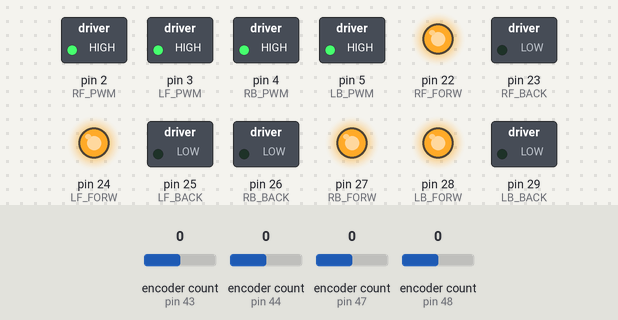
This sketch was run on a simulated Arduino Mega 2560, built with avr-gcc and run on an emulated ATmega2560. Parts: switched loads named in the sketch (green lamp = pin HIGH), output pins drawn as LEDs (lit = HIGH). Inputs (shaded band) come from the test bench; at power-on: encoder count (sensors on pin 43, pin 44, pin 47, pin 48) 0. What the sketch prints to the serial monitor is not drawn.

Above: at 0.1 s.
Timing chart, 0 to 1.6 s (numbered marks = the images above):
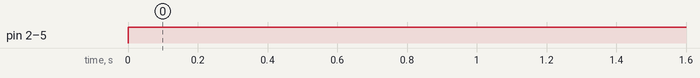

The sketch:

rpm_check.ino
```cpp
#include <Encoder.h>

Encoder encoder_fleft(43, 42);
Encoder encoder_fright(44, 45); //pin is changed from original (35, 34)
Encoder encoder_bleft(47, 46);
Encoder encoder_bright(48, 49); //pin is changed from original (31, 30)

const uint8_t LF_PWM = 3;
const uint8_t RF_PWM = 2;
const uint8_t LB_PWM = 5;
const uint8_t RB_PWM = 4;

const uint8_t LF_BACK = 25;
const uint8_t LF_FORW = 24;

const uint8_t RF_BACK = 23;
const uint8_t RF_FORW = 22;

const uint8_t LB_BACK = 29;
const uint8_t LB_FORW = 28;

const uint8_t RB_BACK = 26; //pin was interchanged RB_BACK = 28// RB_FORW = 29
const uint8_t RB_FORW = 27;
unsigned long now, then;
double rpm;
long fleft;
long old_ticks_lf=0;
long old_ticks_rf=0;
long old_ticks_bl=0;
long old_ticks_br=0;
void setpins()
{
  pinMode(LF_FORW,OUTPUT);
  pinMode(LF_BACK,OUTPUT);
  pinMode(RF_FORW,OUTPUT);
  pinMode(RF_BACK,OUTPUT);
  pinMode(LF_PWM,OUTPUT);
  pinMode(RF_PWM,OUTPUT);
  pinMode(LB_FORW,OUTPUT);
  pinMode(LB_BACK,OUTPUT);
  pinMode(RB_FORW,OUTPUT);
  pinMode(RB_BACK,OUTPUT);
  pinMode(LB_PWM,OUTPUT);
  pinMode(RB_PWM,OUTPUT);
  digitalWrite(LF_FORW, HIGH);
  digitalWrite(LF_BACK, LOW);
  digitalWrite(RF_FORW, HIGH);
  digitalWrite(RF_BACK, LOW);
  digitalWrite(LB_FORW, HIGH);
  digitalWrite(LB_BACK, LOW);
  digitalWrite(RB_FORW, HIGH);
  digitalWrite(RB_BACK, LOW);
}


void Move_motor(int speed_pwm,const uint8_t pwm,const uint8_t forw,const uint8_t back)
{
  if(speed_pwm >= 0)
  {
    digitalWrite(forw, HIGH);
    digitalWrite(back, LOW);
    analogWrite(pwm, abs(speed_pwm));
  }
  else if(speed_pwm < 0)
  {
    digitalWrite(forw, LOW);
    digitalWrite(back, HIGH);
    analogWrite(pwm, abs(speed_pwm));
  }
}

void setup() {
  // put your setup code here, to run once:
  setpins();
  Serial.begin(9600);

}

void loop() {
  int speedy = 255;
  float tick_per_rev = 1632;
  // put your main code here, to run repeatedly:
  now = millis();
  fleft = encoder_fleft.read();
  long fright = encoder_fright.read();
  long bleft = encoder_bleft.read();
  long bright = encoder_bright.read();

//    Serial.print("fleft: ");
//    Serial.print(fleft);
//    Serial.println("  ");
  Move_motor(speedy,LF_PWM,LF_FORW,LF_BACK);
  Move_motor(speedy,RF_PWM,RF_FORW,RF_BACK);
  Move_motor(speedy,LB_PWM,LB_FORW,LB_BACK);
  Move_motor(speedy,RB_PWM,RB_FORW,RB_BACK);
  delay(25);
  if((now-then)>10000){
    double rpm_lb = ((((bleft-old_ticks_bl)/tick_per_rev))/10000)*60000;
    double rpm_rb = ((((bright-old_ticks_br)/tick_per_rev))/10000)*60000;
    double rpm_rf = ((((fright-old_ticks_rf)/tick_per_rev))/10000)*60000;
    double rpm_lf = ((((fleft-old_ticks_lf)/tick_per_rev))/10000)*60000;
    old_ticks_lf = fleft;
    old_ticks_rf = fright;
    old_ticks_bl = bleft;
    old_ticks_br = bright;
    then = now;
    Serial.print("rpm_lf: ");
    Serial.print(rpm_lf);
    Serial.print("rpm_rf: ");
    Serial.print(rpm_rf);
    Serial.print("rpm_lb: ");
    Serial.print(rpm_lb);
    Serial.print("rpm_rb: ");
    Serial.println(rpm_rb);
  }


//  Serial.print("fright: ");
//  Serial.print(fright);
//  Serial.print("  ");
//  Move_motor(speedy,RF_PWM,RF_FORW,RF_BACK);
//  Serial.print("bleft: ");
//  Serial.print(bleft);
//  Serial.print("  ");
//  Move_motor(speedy,LB_PWM,LB_FORW,LB_BACK);
//  Serial.print("bright: ");
//  Serial.print(bright);
//  Serial.println("  ");
//  Move_motor(speedy,RB_PWM,RB_FORW,RB_BACK);
//  delay(50);

}
```

Measured:
- by itself, pin 2 (RF_PWM), pin 3 (LF_PWM), pin 4 (RB_PWM), pin 5 (LB_PWM): LOW → HIGH at 0.00 s
